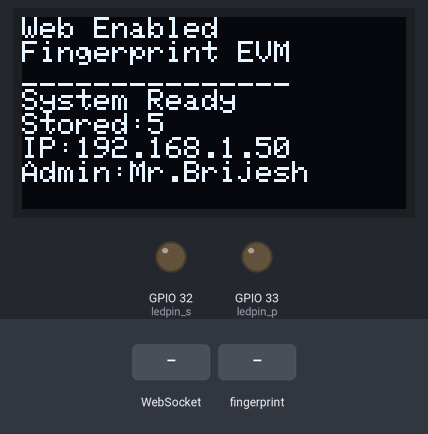
The sketch below on a simulated ESP32. Parts: 128×64 one-colour display, output pins drawn as LEDs (lit = HIGH). Inputs (shaded band) come from the test bench. WiFi joins after 1.5 s; servers stay silent unless stated; what the sketch prints to the serial monitor is not drawn.

Above: at 5.9 s.
6.0 s: WebSocket text "enroll" received
At 6.4 s:
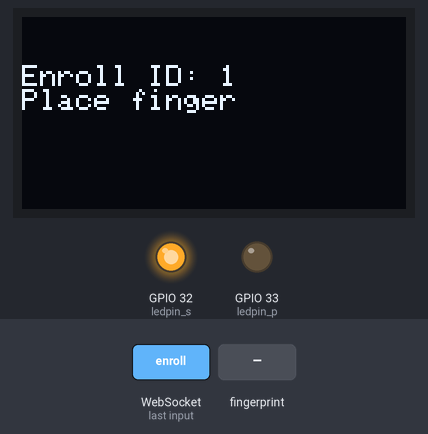
7.5 s: finger stored as number 1 placed on the sensor
At 8.4 s:
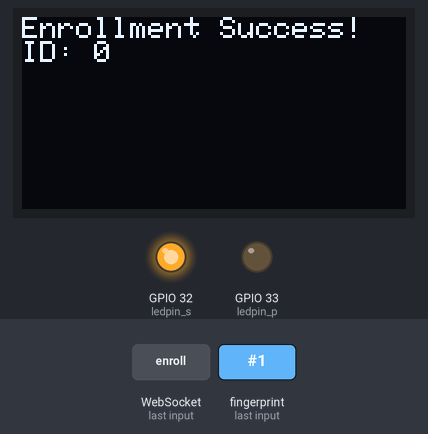
9.5 s: WebSocket text "match" received
At 11.4 s:
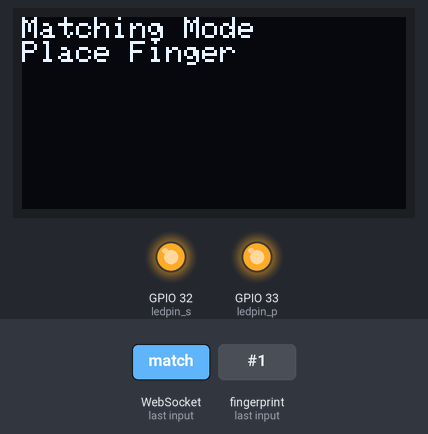
12.5 s: finger stored as number 1 placed on the sensor
At 13.7 s:
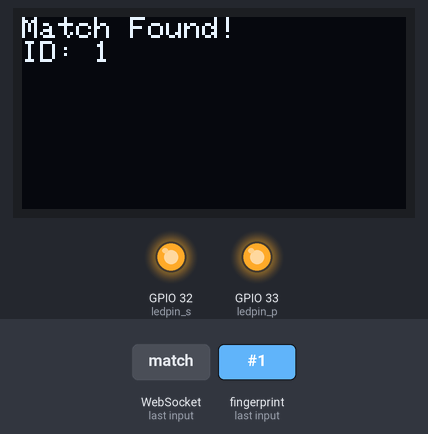
14.3 s: WebSocket text "enroll" received
At 16.4 s:
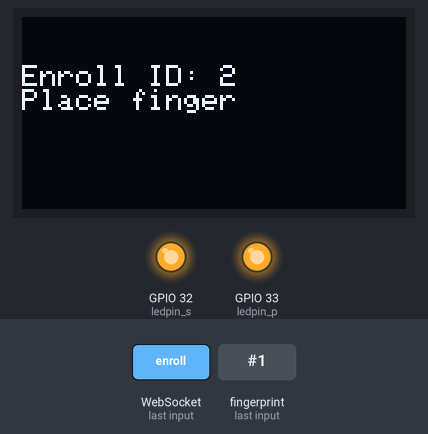
Timing chart, 0 to 17.9 s (numbered marks = the images above; inputs shaded):
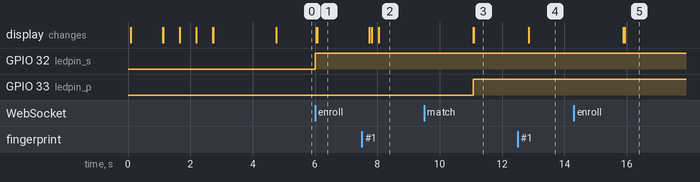

The sketch:

setupToUpload.ino
```cpp
#include <Wire.h>
#include <Adafruit_GFX.h>
#include <Adafruit_SSD1306.h>
#include <WiFi.h>
#include <WebSocketsServer.h>
#include <Adafruit_Fingerprint.h>

// OLED Configuration
#define SCREEN_WIDTH 128
#define SCREEN_HEIGHT 64
#define OLED_RESET    -1
#define SCREEN_ADDRESS 0x3C
Adafruit_SSD1306 display(SCREEN_WIDTH, SCREEN_HEIGHT, &Wire, OLED_RESET);

// Fingerprint Sensor Configuration (Using Serial2)
#define FINGERPRINT_RX 16  // ESP32 RX2 (Connect to sensor TX)
#define FINGERPRINT_TX 17  // ESP32 TX2 (Connect to sensor RX)
HardwareSerial fingerSerial(2);
Adafruit_Fingerprint finger = Adafruit_Fingerprint(&fingerSerial);

#define ledpin_s 32
#define ledpin_p 33
// WiFi Configuration
const char* ssid = "TCA@Admin";
const char* password = "Shivam@9211";

// WebSocket Server
WebSocketsServer webSocket = WebSocketsServer(81);

// System States
enum SystemState {
  STATE_DISCONNECTED,
  STATE_CONNECTED,
  STATE_ENROLLING,
  STATE_MATCHING,
  STATE_ENROLL_SUCCESS,
  STATE_MATCH_SUCCESS
};
SystemState currentState = STATE_DISCONNECTED;

void setup() {
  Serial.begin(115200);
    pinMode(ledpin_s,OUTPUT);
    pinMode(ledpin_p,OUTPUT);
    digitalWrite(ledpin_s,LOW);
    digitalWrite(ledpin_p,LOW);
  // Initialize components
  initializeOLED();
  initializeFingerprintSensor();
  connectToWiFi();

  // Start WebSocket server
  webSocket.begin();
  webSocket.onEvent(webSocketEvent);

  updateDisplay();
}

void loop() {
  webSocket.loop();

  // Sensor connection watchdog
  static unsigned long lastCheck = 0;
  if (millis() - lastCheck > 2000) {
    lastCheck = millis();
    if (!finger.verifyPassword()) {
      currentState = STATE_DISCONNECTED;
      updateDisplay();
      webSocket.broadcastTXT("Sensor disconnected");
    }
  }

  handleFingerprintOperations();
}

// OLED Initialization
void initializeOLED() {
  if(!display.begin(SSD1306_SWITCHCAPVCC, SCREEN_ADDRESS)) {
    Serial.println(F("OLED allocation failed"));
    for(;;);
  }
  display.clearDisplay();
  display.display();
}


// Fingerprint Operations
void initializeFingerprintSensor() {
  fingerSerial.begin(57600, SERIAL_8N1, FINGERPRINT_RX, FINGERPRINT_TX);

  display.clearDisplay();
  display.setTextSize(1);
  display.setTextColor(SSD1306_WHITE);
  display.setCursor(0, 0);
  display.println("Initializing Sensor...");
  display.display();

  finger.begin(57600);

  if (finger.verifyPassword()) {
    currentState = STATE_CONNECTED;
    Serial.println("Sensor found");
    Serial.print("Capacity: "); Serial.println(finger.capacity);
  } else {
    currentState = STATE_DISCONNECTED;
    Serial.println("Sensor not found missing wiring");
  }
  updateDisplay();
}

// WiFi Connection
void connectToWiFi() {
  display.clearDisplay();
  display.setCursor(0, 0);
  display.println("Connecting to WiFi");
  display.println(ssid);
  display.display();

  WiFi.begin(ssid, password);
  while (WiFi.status() != WL_CONNECTED) {
    delay(500);
    display.print(".");
    display.display();
  }

  display.clearDisplay();
  display.println("WiFi connected");
  display.print("IP: ");
  display.println(WiFi.localIP());
  display.display();
  delay(2000);
}

// WebSocket Event Handler
void webSocketEvent(uint8_t num, WStype_t type, uint8_t* payload, size_t length) {
  switch(type) {
    case WStype_DISCONNECTED:
      Serial.printf("[%u] Disconnected\n", num);
      break;
    case WStype_CONNECTED:
      {
        IPAddress ip = webSocket.remoteIP(num);
        Serial.printf("[%u] Connected from %d.%d.%d.%d\n", num, ip[0], ip[1], ip[2], ip[3]);
        sendStateUpdate(num);
      }
      break;
    case WStype_TEXT:
      handleWebSocketCommand((char*)payload);
      break;
  }
}

// Command Handler
void handleWebSocketCommand(char* command) {
  if (strcmp(command, "enroll") == 0 && currentState == STATE_CONNECTED) {
    currentState = STATE_ENROLLING;
    webSocket.broadcastTXT("Enrollment started");
  }
  else if (strcmp(command, "match") == 0 && currentState == STATE_CONNECTED) {
    currentState = STATE_MATCHING;
    webSocket.broadcastTXT("Matching started");
  }
  updateDisplay();
}

// State Update to Client
void sendStateUpdate(uint8_t clientNum) {
  String stateMsg = "state:";
  switch(currentState) {
    case STATE_DISCONNECTED: stateMsg += "disconnected"; break;
    case STATE_CONNECTED: stateMsg += "connected"; break;
    case STATE_ENROLLING: stateMsg += "enrolling"; break;
    case STATE_MATCHING: stateMsg += "matching"; break;
    case STATE_ENROLL_SUCCESS: stateMsg += "enroll_success"; break;
    case STATE_MATCH_SUCCESS: stateMsg += "match_success"; break;
  }
  webSocket.sendTXT(clientNum, stateMsg);
}

// OLED Display Update
void updateDisplay() {
  display.clearDisplay();
  display.setTextSize(1);
  display.setTextColor(SSD1306_WHITE);
  display.setCursor(0, 0);

  switch(currentState) {
    case STATE_DISCONNECTED:
      display.println("Sensor Disconnected");
      display.println("Check Wiring");
      break;
    case STATE_CONNECTED:
      display.println("Web Enabled ");
      display.println("Fingerprint EVM");
      display.println("_______________");
      display.println("System Ready");
      display.print("Stored:"); display.println(finger.templateCount);
      display.print("IP:"); display.println(WiFi.localIP());
      display.println("Admin:Mr.Brijesh ");

      break;
    case STATE_ENROLLING:
      display.println("Enrollment Mode");
      display.println("Place Finger");
      digitalWrite(ledpin_s,HIGH);

      break;
    case STATE_MATCHING:
      display.println("Matching Mode");
      display.println("Place Finger");
      digitalWrite(ledpin_p,HIGH);
      break;
    case STATE_ENROLL_SUCCESS:
      display.println("Enrollment Success!");
      display.print("ID: "); display.println(finger.fingerID);
      break;
    case STATE_MATCH_SUCCESS:
      display.println("Match Found!");
      display.print("ID: "); display.println(finger.fingerID);
      break;
  }
  display.display();
}


void handleFingerprintOperations() {
  static uint8_t enrollId = 1;
  int fingerId = -1;

  switch(currentState) {
    case STATE_ENROLLING:
      if (enrollFingerprint(enrollId)) {
        currentState = STATE_ENROLL_SUCCESS;
        webSocket.broadcastTXT("Enrolled ID: " + String(enrollId));
        enrollId = (enrollId % finger.capacity) + 1;
      }
      break;

    case STATE_MATCHING:
      fingerId = getFingerprintID();
      if (fingerId != -1) {
        currentState = STATE_MATCH_SUCCESS;
        webSocket.broadcastTXT("Matched ID: " + String(fingerId));
      }
      break;

    case STATE_ENROLL_SUCCESS:
    case STATE_MATCH_SUCCESS:
      delay(3000);
      currentState = STATE_CONNECTED;
      break;
  }

  updateDisplay();
}

// Enrollment Function
uint8_t enrollFingerprint(uint8_t id) {
  int p = -1;

  // First finger press
  display.clearDisplay();
  display.println("Enroll ID: " + String(id));
  display.println("Place finger");
  display.display();

  while (p != FINGERPRINT_OK) {
    p = finger.getImage();
    if (p == FINGERPRINT_NOFINGER) continue;
    if (p != FINGERPRINT_OK) return false;
  }

  p = finger.image2Tz(1);
  if (p != FINGERPRINT_OK) return false;

  // Remove finger
  display.println("Remove finger");
  display.display();
  while (finger.getImage() != FINGERPRINT_NOFINGER) delay(500);

  // Second finger press
  display.println("Same finger again");
  display.display();

  while (p != FINGERPRINT_OK) {
    p = finger.getImage();
    if (p == FINGERPRINT_NOFINGER) continue;
    if (p != FINGERPRINT_OK) return false;
  }

  p = finger.image2Tz(2);
  if (p != FINGERPRINT_OK) return false;

  // Create and store model
  p = finger.createModel();
  if (p != FINGERPRINT_OK) return false;

  p = finger.storeModel(id);
  return (p == FINGERPRINT_OK);
}

// Matching Function
int getFingerprintID() {
  int p = finger.getImage();
  if (p != FINGERPRINT_OK) return -1;

  p = finger.image2Tz();
  if (p != FINGERPRINT_OK) return -1;

  p = finger.fingerFastSearch();
  return (p == FINGERPRINT_OK) ? finger.fingerID : -1;
}
```

Measured:
- after the input at 6.0 s, GPIO 32 (ledpin_s): LOW → HIGH at once; the display: first changes at once (image 1 shows a later state)
- after the input at 7.5 s, the display: first changes after 0.23 s (image 2 shows a later state)
- after the input at 9.5 s, GPIO 33 (ledpin_p): LOW → HIGH after 1.6 s; the display: first differs from a run without the input after 1.6 s (image 3)
- after the input at 12.5 s, the display: changes after 0.36 s (image 4)
- after the input at 14.3 s, the display: first differs from a run without the input after 1.6 s (image 5)
